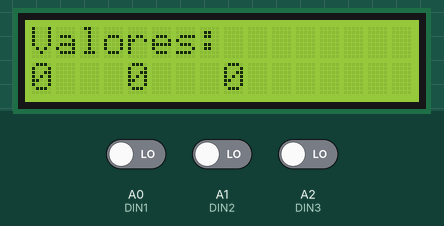
The sketch below on a simulated Arduino Uno, built with avr-gcc and run on an emulated ATmega328P. Shown: 16×2 character LCD. The test bench sets the inputs (shaded band); at power-on: A0 (DIN1) LOW, A1 (DIN2) LOW, A2 (DIN3) LOW. What the sketch prints to the serial monitor is not drawn.

Above: at 1.2 s.
1.3 s: A0 (DIN1) driven HIGH
At 1.9 s:
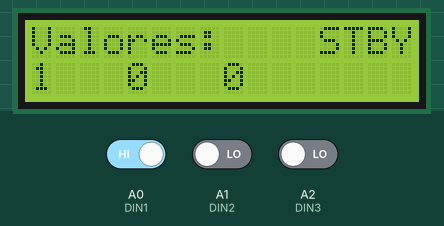
4.3 s: A1 (DIN2) driven HIGH
At 6.0 s:
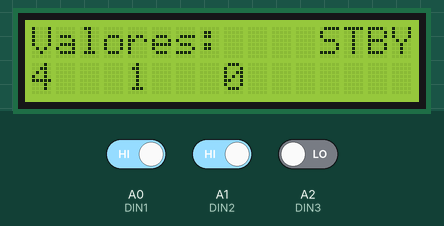
7.3 s: A2 (DIN3) driven HIGH
At 7.9 s:
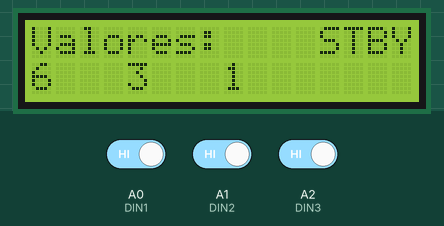
10.3 s: A0 (DIN1) driven LOW
At 12.3 s:
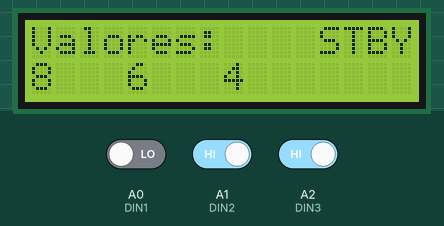
13.3 s: A1 (DIN2) driven LOW
At 14.9 s:
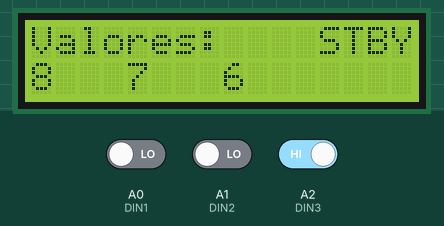
Timing chart, 0 to 15.7 s (numbered marks = the images above; inputs shaded):
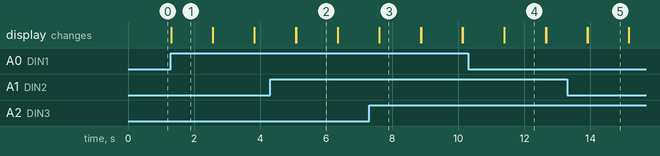

The sketch:

Boton_debounce.ino
```cpp
#include <Wire.h>
#include <LiquidCrystal_I2C.h>
LiquidCrystal_I2C lcd(0x3F, 16, 2);

//Botones..............................................INICIALIZACION
bool Standby = false;
float T_on;
int DIN1 = A0;
int DIN2 = A1;
int DIN3 = A2;
int Dstate1 = 0;
int Dstate2 = 0;
int Dstate3 = 0;
int V1;
int V2;
int V3;

void setup() {
  pinMode(DIN1, INPUT);
  pinMode(DIN2, INPUT);
  pinMode(DIN3, INPUT);
  Serial.begin(9600);
  //LCD.........................................................CONFIG
  lcd.init();
  lcd.home ();
  lcd.setBacklight(HIGH);
  lcd.clear ();
  lcd.print("Valores:");
  lcd.setCursor ( 0, 1 );
  lcd.print(V1);
  lcd.setCursor ( 4, 1 );
  lcd.print(V2);
  lcd.setCursor ( 8, 1 );
  lcd.print(V3);

  //Interrupcion 1 Segundo......................................CONFIG
  cli();
  TCCR1A = 0;
  TCCR1B = 0;
  TCNT1  = 0;
  OCR1A = 12499;
  TCCR1B |= (1 << WGM12);
  TCCR1B |= (0 << CS12) | (1 << CS11) | (0 << CS10);
  TIMSK1 |= (1 << OCIE1A);
  sei(); // allow interrupts
}

//Interrupcion 1 Segundo..................................OPERATIVO
ISR(TIMER1_COMPA_vect) {
  if (Standby == true) {
    T_on = T_on + 0.01;
  }
  if (T_on >= 2.0) {   // tiempo en segundos con decimales si quieres menos cambiar el valor despues de >=
    T_on = 0.0;
    Standby = false;
  }
}

void loop() {

  Dstate1 = digitalRead(DIN1);
  Dstate2 = digitalRead(DIN2);
  Dstate3 = digitalRead(DIN3);

  if (Standby == false) {      //Colocar dentro los botones
    if (Dstate1 == HIGH) {
      Standby = true;
      T_on = 0.0;
      V1 = V1 + 1;
      lcd.setCursor ( 0, 1 );
      lcd.print(V1);
    }

    if (Dstate2 == HIGH) {
      Standby = true;
      T_on = 0.0;
      V2 = V2 + 1;
      lcd.setCursor ( 4, 1 );
      lcd.print(V2);
    }

    if (Dstate3 == HIGH) {
      Standby = true;
      T_on = 0.0;
      V3 = V3 + 1;
      lcd.setCursor ( 8, 1 );
      lcd.print(V3);
    }
  }

  if (Standby == true) {
    lcd.setCursor ( 12, 0 );
    lcd.print("STBY");
  }
  if (Standby == false) {
    lcd.setCursor ( 12, 0 );
    lcd.print("    ");
  }


  Serial.println(T_on);
}
```

Measured:
- after the input at 1.3 s, the display: changes at once (image 1)
- what the display in image 1 shows lasts 1.3 s, from 1.3 s to 2.6 s
